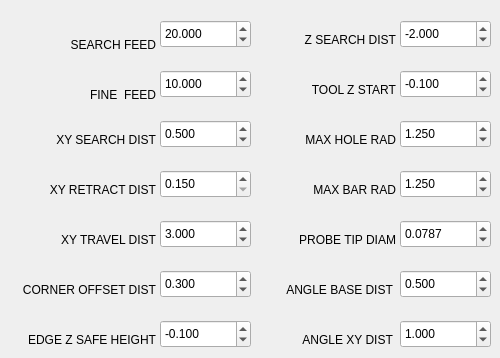
      <widget class="QWidget" name="tab_9">
       <attribute name="title">
        <string>Probe</string>
       </attribute>
       <widget class="QDoubleSpinBox" name="pbe_z_start1">
        <property name="geometry">
         <rect>
          <x>400</x>
          <y>70</y>
          <width>91</width>
          <height>28</height>
         </rect>
        </property>
        <property name="toolTip">
         <string>Z start for tool probing.</string>
        </property>
        <property name="decimals">
         <number>3</number>
        </property>
        <property name="minimum">
         <double>-50.000000000000000</double>
        </property>
        <property name="maximum">
         <double>50.000000000000000</double>
        </property>
        <property name="singleStep">
         <double>0.001000000000000</double>
        </property>
        <property name="value">
         <double>-0.100000000000000</double>
        </property>
        <property name="function" stdset="0">
         <string>set_var</string>
        </property>
        <property name="variable" stdset="0">
         <string>2009</string>
        </property>
       </widget>
       <widget class="QDoubleSpinBox" name="pbe_retract_dist1">
        <property name="geometry">
         <rect>
          <x>160</x>
          <y>170</y>
          <width>91</width>
          <height>28</height>
         </rect>
        </property>
        <property name="toolTip">
         <string>Retract Distance on edge probes.</string>
        </property>
        <property name="decimals">
         <number>3</number>
        </property>
        <property name="minimum">
         <double>0.150000000000000</double>
        </property>
        <property name="maximum">
         <double>4.000000000000000</double>
        </property>
        <property name="singleStep">
         <double>0.010000000000000</double>
        </property>
        <property name="function" stdset="0">
         <string>set_var</string>
        </property>
        <property name="variable" stdset="0">
         <string>2003</string>
        </property>
       </widget>
       <widget class="QLabel" name="label_27">
        <property name="geometry">
         <rect>
          <x>285</x>
          <y>80</y>
          <width>111</width>
          <height>19</height>
         </rect>
        </property>
        <property name="text">
         <string>TOOL Z START</string>
        </property>
        <property name="alignment">
         <set>Qt::AlignmentFlag::AlignRight|Qt::AlignmentFlag::AlignTrailing|Qt::AlignmentFlag::AlignVCenter</set>
        </property>
       </widget>
       <widget class="QLabel" name="label_25">
        <property name="geometry">
         <rect>
          <x>275</x>
          <y>180</y>
          <width>121</width>
          <height>19</height>
         </rect>
        </property>
        <property name="text">
         <string>MAX BAR RAD</string>
        </property>
        <property name="alignment">
         <set>Qt::AlignmentFlag::AlignRight|Qt::AlignmentFlag::AlignTrailing|Qt::AlignmentFlag::AlignVCenter</set>
        </property>
       </widget>
       <widget class="QDoubleSpinBox" name="pbe_angle_base_dist1">
        <property name="geometry">
         <rect>
          <x>400</x>
          <y>270</y>
          <width>91</width>
          <height>28</height>
         </rect>
        </property>
        <property name="toolTip">
         <string>Sets the angle base side length.</string>
        </property>
        <property name="toolTipDuration">
         <number>-1</number>
        </property>
        <property name="decimals">
         <number>3</number>
        </property>
        <property name="minimum">
         <double>0.200000000000000</double>
        </property>
        <property name="maximum">
         <double>999.000000000000000</double>
        </property>
        <property name="singleStep">
         <double>0.010000000000000</double>
        </property>
        <property name="value">
         <double>0.500000000000000</double>
        </property>
        <property name="function" stdset="0">
         <string>set_var</string>
        </property>
        <property name="variable" stdset="0">
         <string>2013</string>
        </property>
       </widget>
       <widget class="QLabel" name="label_11">
        <property name="geometry">
         <rect>
          <x>35</x>
          <y>180</y>
          <width>121</width>
          <height>19</height>
         </rect>
        </property>
        <property name="text">
         <string> XY RETRACT DIST</string>
        </property>
        <property name="alignment">
         <set>Qt::AlignmentFlag::AlignRight|Qt::AlignmentFlag::AlignTrailing|Qt::AlignmentFlag::AlignVCenter</set>
        </property>
       </widget>
       <widget class="QLabel" name="label_26">
        <property name="geometry">
         <rect>
          <x>285</x>
          <y>30</y>
          <width>111</width>
          <height>19</height>
         </rect>
        </property>
        <property name="text">
         <string>Z SEARCH DIST</string>
        </property>
        <property name="alignment">
         <set>Qt::AlignmentFlag::AlignRight|Qt::AlignmentFlag::AlignTrailing|Qt::AlignmentFlag::AlignVCenter</set>
        </property>
       </widget>
       <widget class="QDoubleSpinBox" name="pbe_search_feed1">
        <property name="geometry">
         <rect>
          <x>160</x>
          <y>20</y>
          <width>91</width>
          <height>28</height>
         </rect>
        </property>
        <property name="toolTip">
         <string>Sets the Faster search feedrate.</string>
        </property>
        <property name="decimals">
         <number>3</number>
        </property>
        <property name="maximum">
         <double>100.000000000000000</double>
        </property>
        <property name="singleStep">
         <double>0.100000000000000</double>
        </property>
        <property name="value">
         <double>20.000000000000000</double>
        </property>
        <property name="function" stdset="0">
         <string>set_var</string>
        </property>
        <property name="variable" stdset="0">
         <string>2000</string>
        </property>
       </widget>
       <widget class="QDoubleSpinBox" name="pbe_search_dist1">
        <property name="geometry">
         <rect>
          <x>160</x>
          <y>120</y>
          <width>91</width>
          <height>28</height>
         </rect>
        </property>
        <property name="toolTip">
         <string>Max XY search distance on angle start &amp; edge search routines.</string>
        </property>
        <property name="decimals">
         <number>3</number>
        </property>
        <property name="minimum">
         <double>-20.000000000000000</double>
        </property>
        <property name="maximum">
         <double>20.000000000000000</double>
        </property>
        <property name="singleStep">
         <double>0.010000000000000</double>
        </property>
        <property name="value">
         <double>0.500000000000000</double>
        </property>
        <property name="function" stdset="0">
         <string>set_var</string>
        </property>
        <property name="variable" stdset="0">
         <string>2002</string>
        </property>
       </widget>
       <widget class="QDoubleSpinBox" name="pbe_z_max_probe1">
        <property name="geometry">
         <rect>
          <x>400</x>
          <y>20</y>
          <width>91</width>
          <height>28</height>
         </rect>
        </property>
        <property name="toolTip">
         <string>Max Z probe search distance.</string>
        </property>
        <property name="decimals">
         <number>3</number>
        </property>
        <property name="minimum">
         <double>-50.000000000000000</double>
        </property>
        <property name="maximum">
         <double>50.000000000000000</double>
        </property>
        <property name="singleStep">
         <double>0.010000000000000</double>
        </property>
        <property name="value">
         <double>-2.000000000000000</double>
        </property>
        <property name="function" stdset="0">
         <string>set_var</string>
        </property>
        <property name="variable" stdset="0">
         <string>2008</string>
        </property>
       </widget>
       <widget class="QLabel" name="label_29">
        <property name="geometry">
         <rect>
          <x>275</x>
          <y>230</y>
          <width>121</width>
          <height>19</height>
         </rect>
        </property>
        <property name="text">
         <string>PROBE TIP DIAM</string>
        </property>
        <property name="alignment">
         <set>Qt::AlignmentFlag::AlignRight|Qt::AlignmentFlag::AlignTrailing|Qt::AlignmentFlag::AlignVCenter</set>
        </property>
       </widget>
       <widget class="QLabel" name="label_8">
        <property name="geometry">
         <rect>
          <x>45</x>
          <y>85</y>
          <width>111</width>
          <height>19</height>
         </rect>
        </property>
        <property name="text">
         <string>FINE  FEED</string>
        </property>
        <property name="alignment">
         <set>Qt::AlignmentFlag::AlignRight|Qt::AlignmentFlag::AlignTrailing|Qt::AlignmentFlag::AlignVCenter</set>
        </property>
       </widget>
       <widget class="QDoubleSpinBox" name="pbe_tip_diam1">
        <property name="geometry">
         <rect>
          <x>400</x>
          <y>220</y>
          <width>91</width>
          <height>28</height>
         </rect>
        </property>
        <property name="toolTip">
         <string>Enter your probe tip diameter here.</string>
        </property>
        <property name="decimals">
         <number>4</number>
        </property>
        <property name="maximum">
         <double>10.000000000000000</double>
        </property>
        <property name="singleStep">
         <double>0.010000000000000</double>
        </property>
        <property name="value">
         <double>0.078700000000000</double>
        </property>
        <property name="function" stdset="0">
         <string>set_var</string>
        </property>
        <property name="variable" stdset="0">
         <string>2015</string>
        </property>
       </widget>
       <widget class="QDoubleSpinBox" name="pbe_max_hole_r1">
        <property name="geometry">
         <rect>
          <x>400</x>
          <y>120</y>
          <width>91</width>
          <height>28</height>
         </rect>
        </property>
        <property name="toolTip">
         <string>&lt;html&gt;&lt;head/&gt;&lt;body&gt;&lt;p&gt;Set this a bit larger than the hole radius.&lt;/p&gt;&lt;/body&gt;&lt;/html&gt;</string>
        </property>
        <property name="decimals">
         <number>3</number>
        </property>
        <property name="singleStep">
         <double>0.001000000000000</double>
        </property>
        <property name="value">
         <double>1.250000000000000</double>
        </property>
        <property name="function" stdset="0">
         <string>set_var</string>
        </property>
        <property name="variable" stdset="0">
         <string>2010</string>
        </property>
       </widget>
       <widget class="QDoubleSpinBox" name="pbe_xy_travel_dist1">
        <property name="geometry">
         <rect>
          <x>160</x>
          <y>220</y>
          <width>91</width>
          <height>28</height>
         </rect>
        </property>
        <property name="toolTip">
         <string>Max travel on XY distance measure routines.</string>
        </property>
        <property name="decimals">
         <number>3</number>
        </property>
        <property name="minimum">
         <double>0.200000000000000</double>
        </property>
        <property name="maximum">
         <double>999.000000000000000</double>
        </property>
        <property name="singleStep">
         <double>0.010000000000000</double>
        </property>
        <property name="value">
         <double>3.000000000000000</double>
        </property>
        <property name="function" stdset="0">
         <string>set_var</string>
        </property>
        <property name="variable" stdset="0">
         <string>2004</string>
        </property>
       </widget>
       <widget class="QDoubleSpinBox" name="pbe_max_bar_r1">
        <property name="geometry">
         <rect>
          <x>400</x>
          <y>170</y>
          <width>91</width>
          <height>28</height>
         </rect>
        </property>
        <property name="toolTip">
         <string>Set this a bit larger than the bar radius.</string>
        </property>
        <property name="decimals">
         <number>3</number>
        </property>
        <property name="maximum">
         <double>99.989999999999995</double>
        </property>
        <property name="singleStep">
         <double>0.001000000000000</double>
        </property>
        <property name="value">
         <double>1.250000000000000</double>
        </property>
        <property name="function" stdset="0">
         <string>set_var</string>
        </property>
        <property name="variable" stdset="0">
         <string>2011</string>
        </property>
       </widget>
       <widget class="QLabel" name="label_6">
        <property name="geometry">
         <rect>
          <x>45</x>
          <y>35</y>
          <width>111</width>
          <height>19</height>
         </rect>
        </property>
        <property name="text">
         <string>SEARCH FEED</string>
        </property>
        <property name="alignment">
         <set>Qt::AlignmentFlag::AlignRight|Qt::AlignmentFlag::AlignTrailing|Qt::AlignmentFlag::AlignVCenter</set>
        </property>
       </widget>
       <widget class="QLabel" name="label_9">
        <property name="geometry">
         <rect>
          <x>35</x>
          <y>130</y>
          <width>121</width>
          <height>19</height>
         </rect>
        </property>
        <property name="text">
         <string> XY SEARCH DIST</string>
        </property>
        <property name="alignment">
         <set>Qt::AlignmentFlag::AlignRight|Qt::AlignmentFlag::AlignTrailing|Qt::AlignmentFlag::AlignVCenter</set>
        </property>
       </widget>
       <widget class="QDoubleSpinBox" name="pbe_fine_feed1">
        <property name="geometry">
         <rect>
          <x>160</x>
          <y>70</y>
          <width>91</width>
          <height>28</height>
         </rect>
        </property>
        <property name="toolTip">
         <string>Set the Fine feedrate.</string>
        </property>
        <property name="decimals">
         <number>3</number>
        </property>
        <property name="maximum">
         <double>50.000000000000000</double>
        </property>
        <property name="singleStep">
         <double>0.100000000000000</double>
        </property>
        <property name="value">
         <double>10.000000000000000</double>
        </property>
        <property name="function" stdset="0">
         <string>set_var</string>
        </property>
        <property name="variable" stdset="0">
         <string>2001</string>
        </property>
       </widget>
       <widget class="QLabel" name="label_18">
        <property name="geometry">
         <rect>
          <x>35</x>
          <y>230</y>
          <width>121</width>
          <height>19</height>
         </rect>
        </property>
        <property name="text">
         <string> XY TRAVEL DIST</string>
        </property>
        <property name="alignment">
         <set>Qt::AlignmentFlag::AlignRight|Qt::AlignmentFlag::AlignTrailing|Qt::AlignmentFlag::AlignVCenter</set>
        </property>
       </widget>
       <widget class="QLabel" name="label_20">
        <property name="geometry">
         <rect>
          <x>270</x>
          <y>280</y>
          <width>126</width>
          <height>19</height>
         </rect>
        </property>
        <property name="text">
         <string>ANGLE BASE DIST </string>
        </property>
        <property name="alignment">
         <set>Qt::AlignmentFlag::AlignRight|Qt::AlignmentFlag::AlignTrailing|Qt::AlignmentFlag::AlignVCenter</set>
        </property>
       </widget>
       <widget class="QLabel" name="label_28">
        <property name="geometry">
         <rect>
          <x>275</x>
          <y>130</y>
          <width>121</width>
          <height>19</height>
         </rect>
        </property>
        <property name="text">
         <string>MAX HOLE RAD</string>
        </property>
        <property name="alignment">
         <set>Qt::AlignmentFlag::AlignRight|Qt::AlignmentFlag::AlignTrailing|Qt::AlignmentFlag::AlignVCenter</set>
        </property>
       </widget>
       <widget class="QLabel" name="label_40">
        <property name="geometry">
         <rect>
          <x>270</x>
          <y>330</y>
          <width>126</width>
          <height>19</height>
         </rect>
        </property>
        <property name="text">
         <string>ANGLE XY DIST </string>
        </property>
        <property name="alignment">
         <set>Qt::AlignmentFlag::AlignRight|Qt::AlignmentFlag::AlignTrailing|Qt::AlignmentFlag::AlignVCenter</set>
        </property>
       </widget>
       <widget class="QDoubleSpinBox" name="pbe_angle_xy_dist1">
        <property name="geometry">
         <rect>
          <x>400</x>
          <y>320</y>
          <width>91</width>
          <height>28</height>
         </rect>
        </property>
        <property name="toolTip">
         <string>&lt;html&gt;&lt;head/&gt;&lt;body&gt;&lt;p&gt;Search distance for Angle final point.&lt;/p&gt;&lt;/body&gt;&lt;/html&gt;</string>
        </property>
        <property name="toolTipDuration">
         <number>-1</number>
        </property>
        <property name="decimals">
         <number>3</number>
        </property>
        <property name="minimum">
         <double>0.200000000000000</double>
        </property>
        <property name="maximum">
         <double>999.000000000000000</double>
        </property>
        <property name="singleStep">
         <double>0.100000000000000</double>
        </property>
        <property name="value">
         <double>1.000000000000000</double>
        </property>
        <property name="function" stdset="0">
         <string>set_var</string>
        </property>
        <property name="variable" stdset="0">
         <string>2032</string>
        </property>
       </widget>
       <widget class="QLabel" name="label_46">
        <property name="geometry">
         <rect>
          <x>0</x>
          <y>280</y>
          <width>156</width>
          <height>19</height>
         </rect>
        </property>
        <property name="text">
         <string>CORNER OFFSET DIST</string>
        </property>
        <property name="alignment">
         <set>Qt::AlignmentFlag::AlignRight|Qt::AlignmentFlag::AlignTrailing|Qt::AlignmentFlag::AlignVCenter</set>
        </property>
       </widget>
       <widget class="QDoubleSpinBox" name="pbe_corner_offset">
        <property name="geometry">
         <rect>
          <x>160</x>
          <y>270</y>
          <width>91</width>
          <height>28</height>
         </rect>
        </property>
        <property name="toolTip">
         <string>&lt;html&gt;&lt;head/&gt;&lt;body&gt;&lt;p&gt;Distance to move on corner probing to begin X &amp;amp; Y probe moves.&lt;/p&gt;&lt;/body&gt;&lt;/html&gt;</string>
        </property>
        <property name="toolTipDuration">
         <number>-1</number>
        </property>
        <property name="decimals">
         <number>3</number>
        </property>
        <property name="minimum">
         <double>0.100000000000000</double>
        </property>
        <property name="maximum">
         <double>999.000000000000000</double>
        </property>
        <property name="singleStep">
         <double>0.010000000000000</double>
        </property>
        <property name="value">
         <double>0.300000000000000</double>
        </property>
        <property name="function" stdset="0">
         <string>set_var</string>
        </property>
        <property name="variable" stdset="0">
         <string>2005</string>
        </property>
       </widget>
       <widget class="QLabel" name="label_47">
        <property name="geometry">
         <rect>
          <x>5</x>
          <y>330</y>
          <width>151</width>
          <height>19</height>
         </rect>
        </property>
        <property name="text">
         <string> EDGE Z SAFE HEIGHT</string>
        </property>
        <property name="alignment">
         <set>Qt::AlignmentFlag::AlignRight|Qt::AlignmentFlag::AlignTrailing|Qt::AlignmentFlag::AlignVCenter</set>
        </property>
       </widget>
       <widget class="QDoubleSpinBox" name="pbe_z_safe">
        <property name="geometry">
         <rect>
          <x>160</x>
          <y>320</y>
          <width>91</width>
          <height>28</height>
         </rect>
        </property>
        <property name="toolTip">
         <string>&lt;html&gt;&lt;head/&gt;&lt;body&gt;&lt;p&gt;Safe retract distance for probe over workpiece in world coordinates (G53).&lt;/p&gt;&lt;/body&gt;&lt;/html&gt;</string>
        </property>
        <property name="toolTipDuration">
         <number>-1</number>
        </property>
        <property name="decimals">
         <number>3</number>
        </property>
        <property name="minimum">
         <double>-999.000000000000000</double>
        </property>
        <property name="maximum">
         <double>0.000000000000000</double>
        </property>
        <property name="singleStep">
         <double>0.010000000000000</double>
        </property>
        <property name="value">
         <double>-0.100000000000000</double>
        </property>
        <property name="function" stdset="0">
         <string>set_var</string>
        </property>
        <property name="variable" stdset="0">
         <string>2036</string>
        </property>
       </widget>
      </widget>
